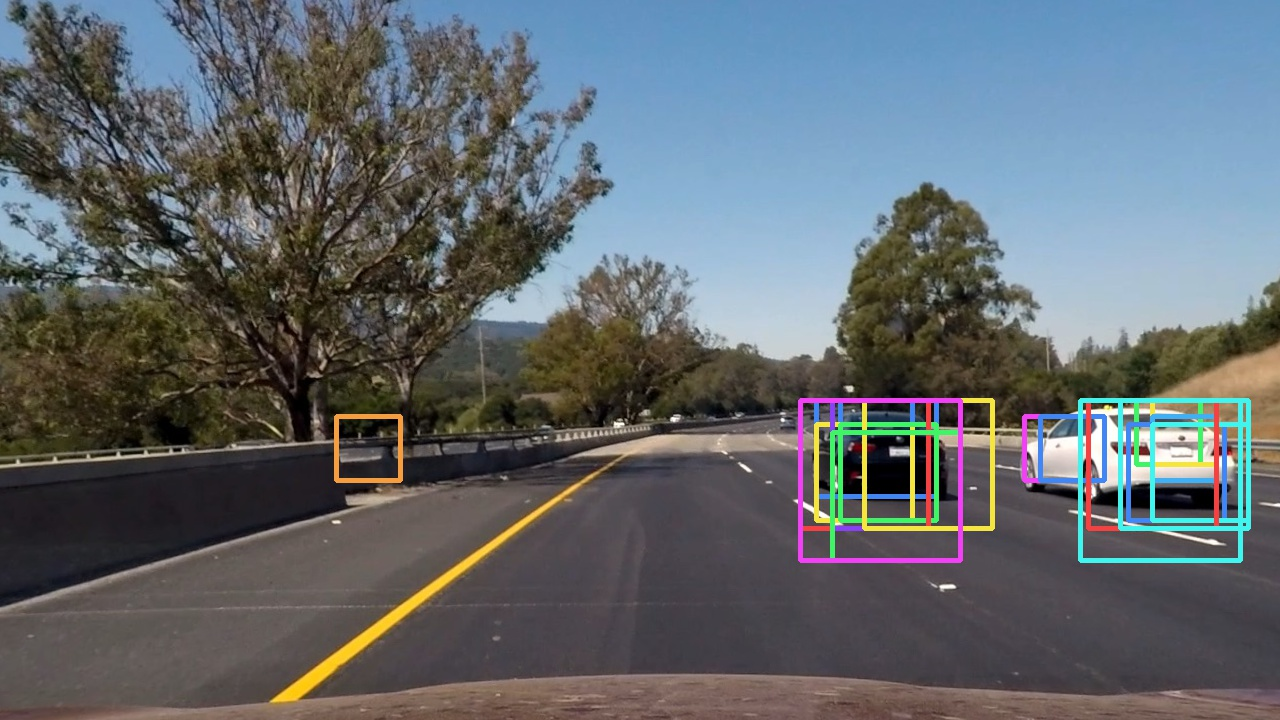
#> input picture examples/boxes_test6.jpg, 1280 x 720 px
$ python -i masks.py   (imports and definitions only)   (older library calls are emulated)
#> lines starting #> are read from the running program, lines starting #| are printed output that depends on the picture
import numpy as np
import cv2

###################################################################
##################   Mask definition & helpers   ##################
###################################################################

# [13 lines left out: function combine_binaries, not called in this run]

def clahe_filter(img):
    """
    Applies CLAHE filter (Contrast Limited Adaptive Histogram Equalization)
    in LAB color space to improve contrast for varying lighting conditions
    :return: CLAHE normalized image
    """
    img_temp = np.copy(img)
    img_temp = cv2.cvtColor(img_temp, cv2.COLOR_RGB2LAB)
#> img_temp: shape (720, 1280, 3); mean of channels 0, 1, 2 109.8, 128.1, 125.6
    clahe = cv2.createCLAHE(clipLimit=1.0, tileGridSize=(1,1))
    img_temp[:,:,0] = clahe.apply(img_temp[:,:,0])
#> img_temp: shape (720, 1280, 3); mean of channels 0, 1, 2 118.4, 128.1, 125.6
    result = cv2.cvtColor(img_temp, cv2.COLOR_LAB2RGB)
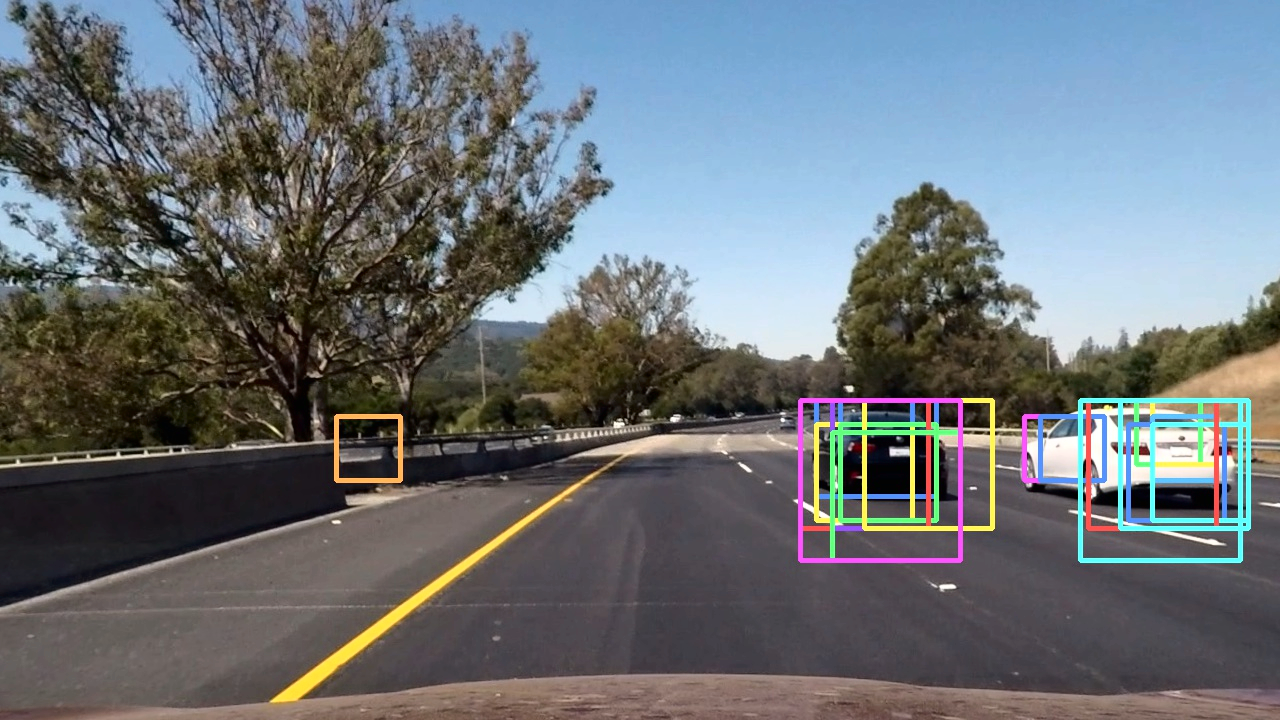
#> result: shape (720, 1280, 3); mean R, G, B 106.8, 113, 117.5

    return result

# [60 lines left out: functions channel_thresh, yellow_LAB, white_LAB, not called in this run]

>>> import cv2
>>> picture = cv2.cvtColor(cv2.imread('../examples/boxes_test6.jpg'), cv2.COLOR_BGR2RGB)
>>> result = clahe_filter(picture)

$ run again, on examples/scale1.5_test5.jpg
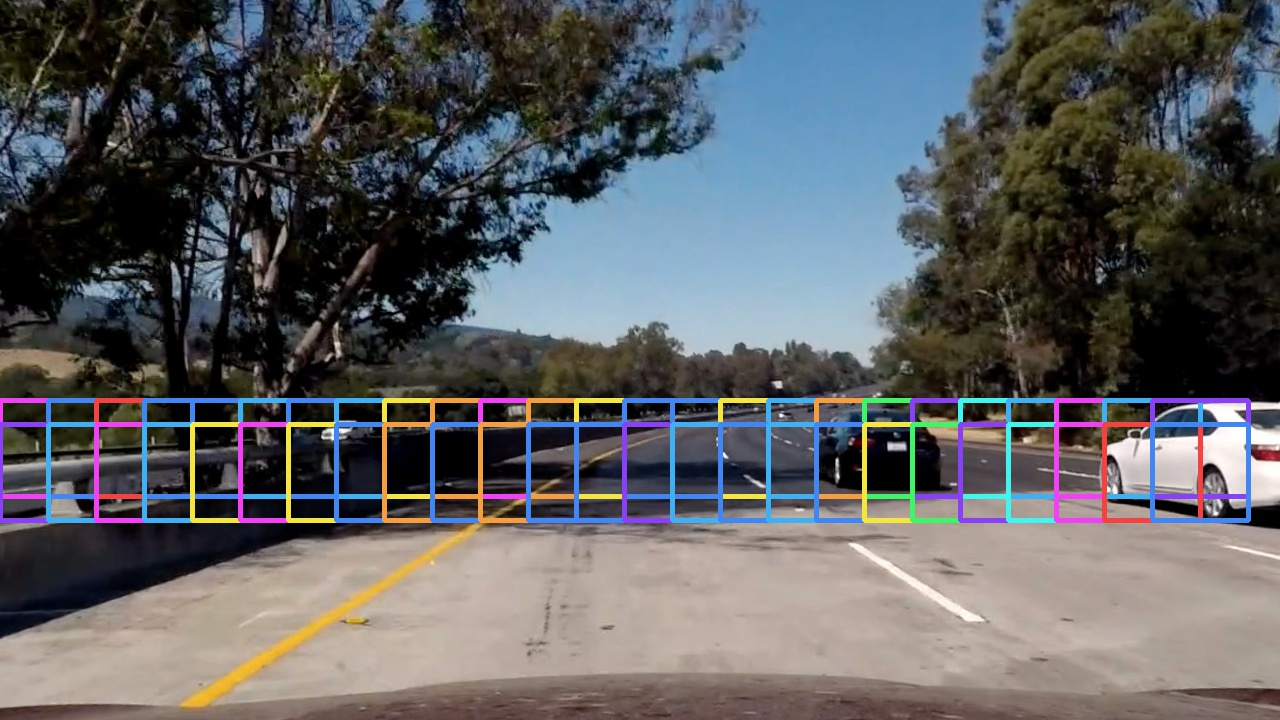
#> input picture examples/scale1.5_test5.jpg, 1280 x 720 px
#> in clahe_filter, `result = cv2.cvtColor(img_temp, cv2.COLOR_LAB2RGB)`:
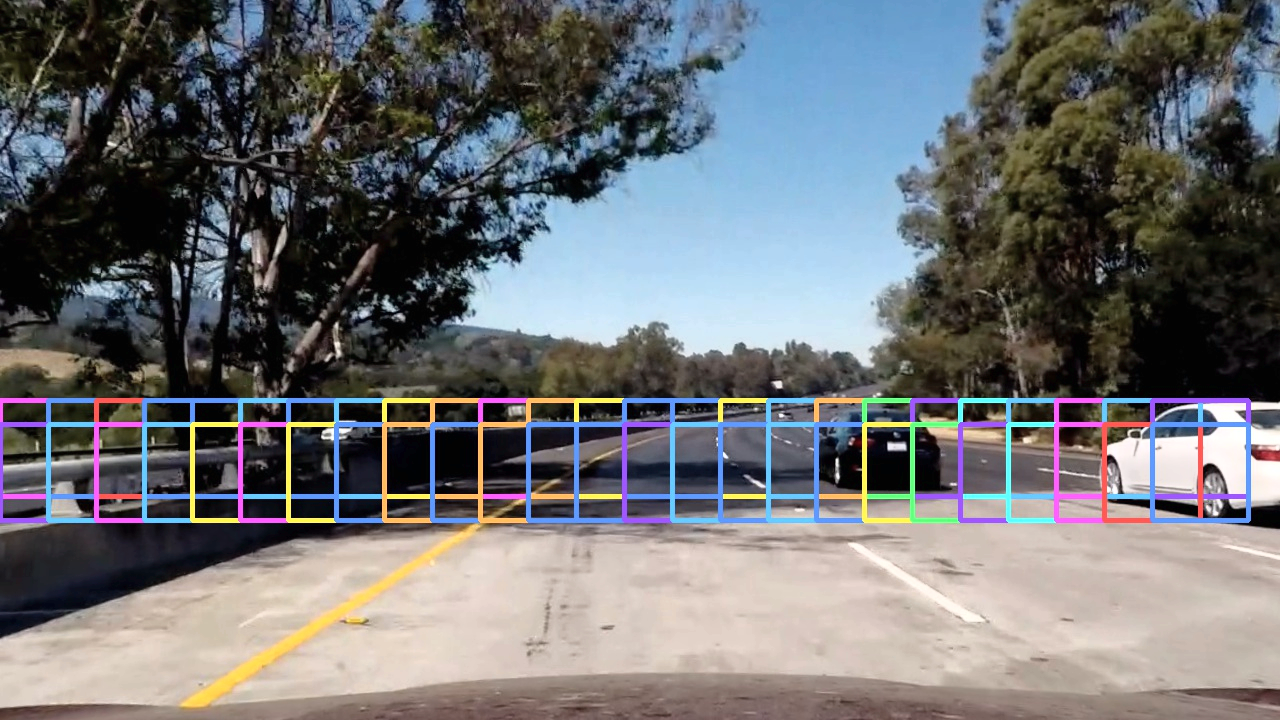
#> result: shape (720, 1280, 3); mean R, G, B 110.1, 111.3, 113.4
